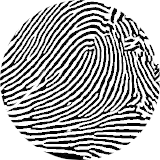
#> input picture 1.png, 160 x 160 px
$ python -i enhancer.py   (imports and definitions only)
#> lines starting #> are read from the running program, lines starting #| are printed output that depends on the picture
#> further down, picture is the input picture: shape (160, 160, 3); min 0, max 255, mean 170.4
from . import FingerprintImageEnhancer
import cv2

def basicEnhancing(img):
    ret,img = cv2.threshold(img,140,255,cv2.THRESH_TOZERO)
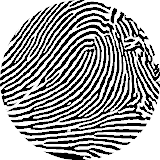
#> img: shape (160, 160, 3); min 0, max 255, mean 159.9

    img = cv2.medianBlur(img,5)
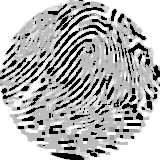
#> img: shape (160, 160, 3); min 0, max 255, mean 179.6
#> (the run stopped early here; a loop or call above may not have finished)

$ run again, on 2.png
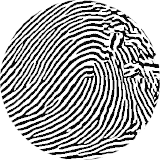
#> input picture 2.png, 160 x 160 px
#> picture is the input picture: shape (160, 160, 3); mean B, G, R 171.2, 171.2, 171.2
#> in basicEnhancing, `ret,img = cv2.threshold(img,140,255,cv2.THRESH_TOZERO)`:
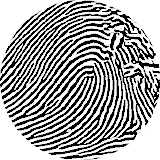
#> img: shape (160, 160, 3); mean of channels 0, 1, 2 159.6, 159.6, 159.6; drawn as B, G, R
#> in basicEnhancing, `img = cv2.medianBlur(img,5)`:
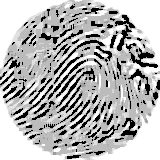
#> img: shape (160, 160, 3); min 0, max 255, mean 180.5

$ run again, on 3.png
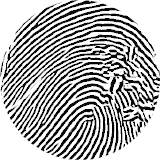
#> input picture 3.png, 160 x 160 px
#> picture is the input picture: shape (160, 160, 3); min 0, max 255, mean 172.7
#> in basicEnhancing, `ret,img = cv2.threshold(img,140,255,cv2.THRESH_TOZERO)`:
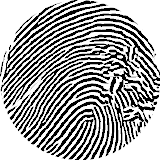
#> img: shape (160, 160, 3); min 0, max 255, mean 161.1
#> in basicEnhancing, `img = cv2.medianBlur(img,5)`:
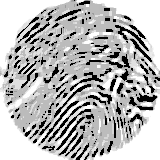
#> img: shape (160, 160, 3); min 0, max 255, mean 182.7

$ run again, on 4.png
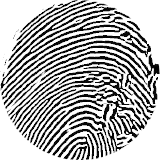
#> input picture 4.png, 160 x 160 px
#> picture is the input picture: shape (160, 160, 3); min 0, max 255, mean 173.1
#> in basicEnhancing, `ret,img = cv2.threshold(img,140,255,cv2.THRESH_TOZERO)`:
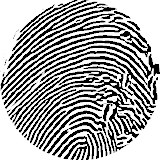
#> img: shape (160, 160, 3); min 0, max 255, mean 162
#> in basicEnhancing, `img = cv2.medianBlur(img,5)`:
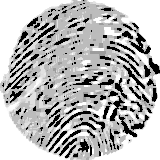
#> img: shape (160, 160, 3); min 0, max 255, mean 183.3
